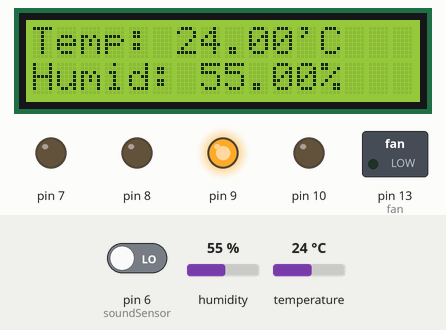
Recording of a sketch running on a simulated Arduino Uno, built with avr-gcc and run on an emulated ATmega328P. On the bench: 16×2 character LCD, switched loads named in the sketch (green lamp = pin HIGH), output pins drawn as LEDs (lit = HIGH). Inputs (shaded band) come from the test bench; at power-on: humidity 55 %, temperature 24 °C, pin 6 (soundSensor) LOW.

Above: at 1.6 s.
1.7 s: humidity set to 59 %
At 3.8 s:
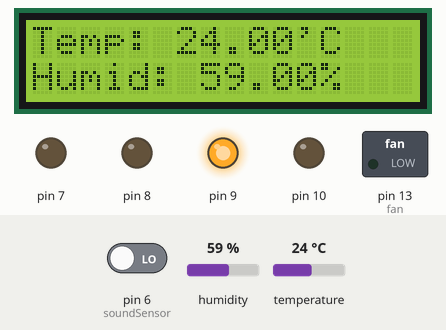
4.6 s: humidity set to 62 %
At 5.5 s:
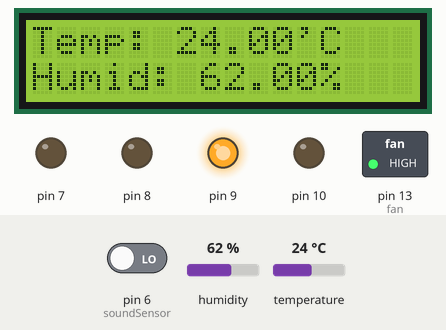
6.6 s: temperature set to 21 °C
At 8.3 s:
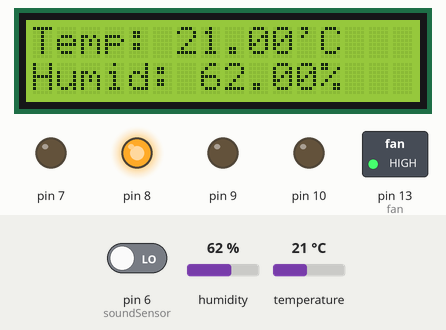
8.7 s: pin 6 (soundSensor) driven HIGH
At 10.0 s:
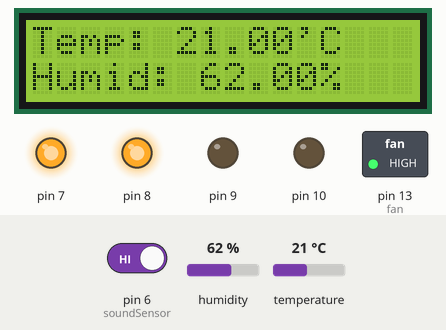
10.7 s: temperature set to 28 °C
At 11.7 s:
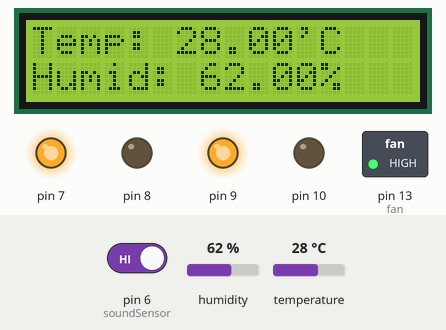
12.7 s: humidity set to 22 %
At 14.6 s:
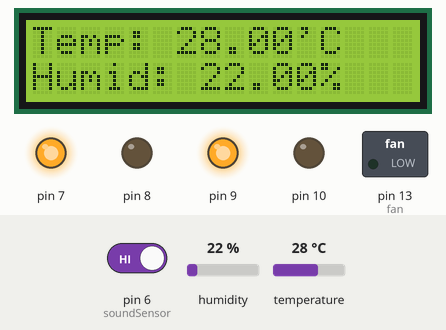
Timing chart, 0 to 15.8 s (numbered marks = the images above; inputs shaded):
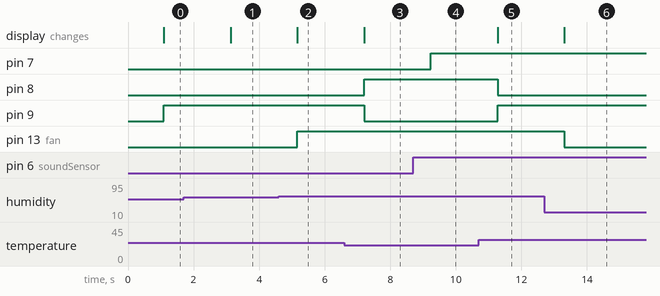

Measured:
- the behaviour switches between 60 and 61 % on humidity (found by bisection; images 1 and 2)
- the behaviour switches between 23 and 22 °C on temperature (found by bisection; images 2 and 3)
- after the input at 1.7 s, the display: changes after 1.4 s (image 1)
- after the input at 4.6 s, pin 13 (fan): LOW → HIGH after 0.57 s; the display: changes after 0.57 s (image 2)
- after the input at 6.6 s, pin 8: LOW → HIGH after 0.60 s; pin 9: HIGH → LOW after 0.60 s; the display: changes after 0.60 s (image 3)
- after the input at 8.7 s, pin 7: LOW → HIGH after 0.54 s
- after the input at 10.7 s, pin 8: HIGH → LOW after 0.58 s; pin 9: LOW → HIGH after 0.58 s; the display: changes after 0.58 s (image 5)
- after the input at 12.7 s, pin 13 (fan): HIGH → LOW after 0.61 s; the display: changes after 0.61 s (image 6)

The sketch:

DHT11.ino
```cpp
#include <LiquidCrystal.h>
#include <DHT.h>
#include "DHT.h"
#define DHTPIN A0     // what pin we're connected to
#define DHTTYPE DHT11   // we are using the DHT11 sensor
#define fan 13
int maxHum = 60;
int maxTemp = 35;
int soundSensor = 6; //connecting the sound sensor
LiquidCrystal lcd(12, 11, 5, 4, 3, 2);  //LiquidCrystal(rs, enable, d4, d5, d6, d7)
DHT dht(DHTPIN, DHTTYPE);

void setup()
{
  Serial.begin(9600);
  for (int DigitalPin = 7; DigitalPin <= 10; DigitalPin++)
   {
      pinMode(DigitalPin, OUTPUT);
   }
  pinMode(fan, OUTPUT);
  lcd.begin(16,2);  //16 by 2 character display
  dht.begin();
  pinMode (soundSensor, INPUT);
}


void loop()
{
  delay(1000);

  // ****** Reading temperature or humidity takes about 250 milliseconds!**********
  float h = dht.readHumidity();
  float t = dht.readTemperature();  // Read temperature as Celsius (the default)

  lcd.clear();

  lcd.setCursor(0,0);
  lcd.print("Temp: ");
  lcd.print(t);  //printing temperarture to the LCD display
  lcd.print("'C");

  lcd.setCursor(0,1);
  lcd.print("Humid: ");
  lcd.print(h);  //printing humidity to the LCD display
  lcd.print("%");

//************** Temp 3-led setup process ************
  if (t<=22)
    {
    digitalWrite(8, HIGH);
    digitalWrite(9, LOW);
    digitalWrite(10, LOW);
    }
  else if (t>=37)
    {
    digitalWrite(9, LOW);
    digitalWrite(8, LOW);
    digitalWrite(10, HIGH);
    }
  else
    {
    digitalWrite(10, LOW);
    digitalWrite(8, LOW);
    digitalWrite(9, HIGH);
    }
  //******************Fan*********************
  if(h > maxHum || t > maxTemp) {
        digitalWrite(fan, HIGH);
    } else {
       digitalWrite(fan, LOW);
    }
  // ************ Sound detection *********************
  int statusSensor = digitalRead (soundSensor);
    if (statusSensor == 1)
      {
        digitalWrite(7, HIGH);
      }
    else
      {
        digitalWrite(7, LOW);
      }
}
```
